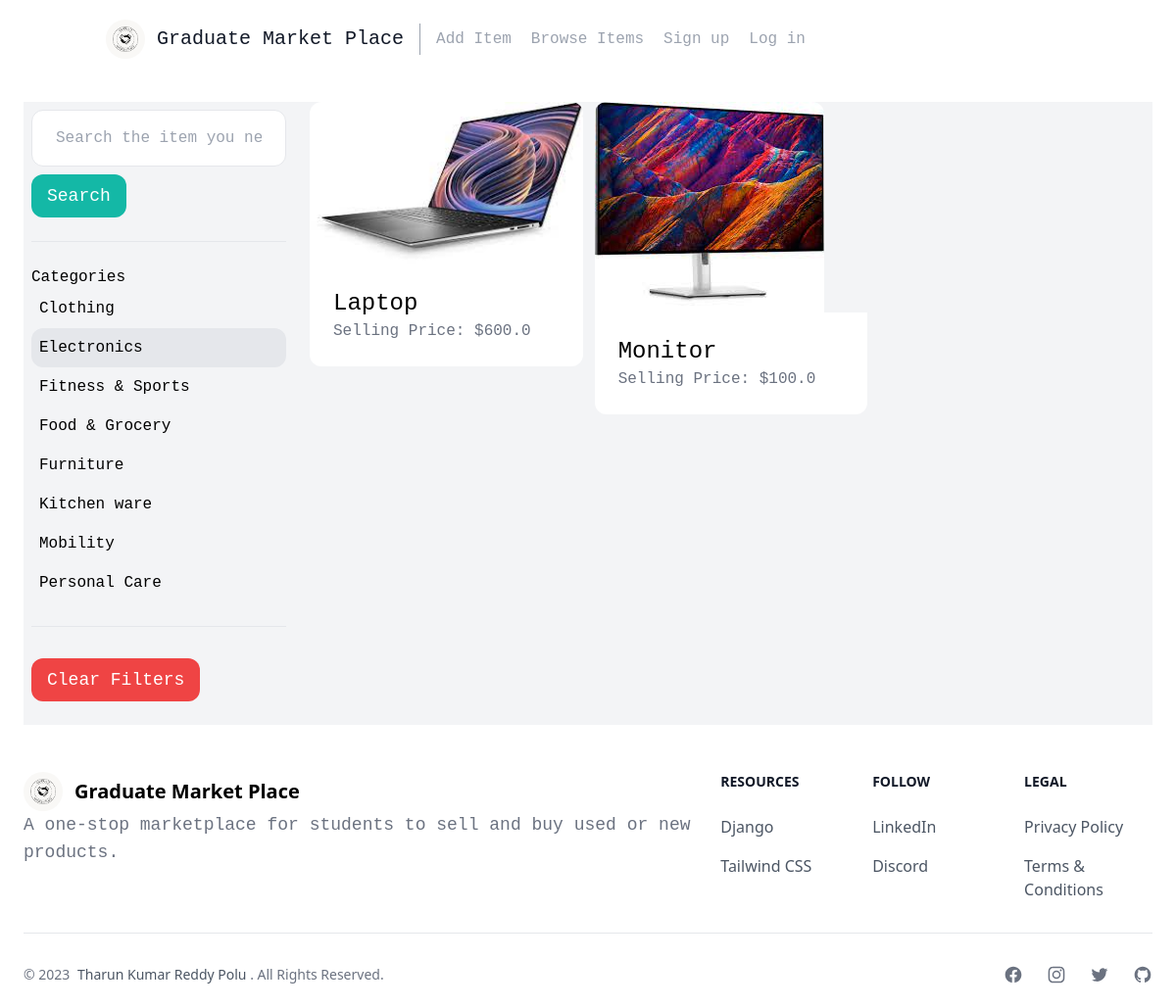
Page /items/?query=&category=6 on the committed database.
### item/models.py (models this page shows, shortened)
class Category(models.Model):
    name = models.CharField(max_length=255)
    class Meta:
        ordering = ('name',)
        verbose_name_plural = "Categories"

class Item(models.Model):
    category = models.ForeignKey(Category, related_name='items', on_delete=models.CASCADE)
    name = models.CharField(max_length=255)
    description = models.TextField(blank=True, null=True)
    price = models.FloatField()
    image = models.ImageField(upload_to='item_images', blank=True, null=True)
    is_sold = models.BooleanField(default=False)
    posted_by = models.ForeignKey(User, related_name='items', on_delete=models.CASCADE)
    posted_at = models.DateTimeField(auto_now_add=True)

### item/views.py (the view)
# urls.py: path('items/', include('item.urls')),
def items(request):
    query = request.GET.get('query','')
    categories = Category.objects.all()
    category_id = request.GET.get('category', 0)
    items = Item.objects.filter(is_sold=False)
    if category_id:
        items = items.filter(category_id=category_id)
    if query:
        items = items.filter(Q(name__icontains=query) | Q(description__icontains=query))
    return render(request, 'item/items.html', {
        'items': items,
        'query': query,
        'categories': categories,
        'category_id': int(category_id),
    })

### item/templates/item/items.html (shortened to what this page needs)
{% extends 'core/base.html' %}
{% block content %}
    <div class="pb-6 grid grid-cols-4 gap-4 bg-gray-100">
        <div class="col-span-1 px-2">
            <form method="get" action="{% url 'item:items' %}">
                <input name="query" class="mt-2 w-full py-4 px-6 border rounded-xl font-mono" type="text" value="{{ query }}" placeholder="Search the item you need...">
                <button class="mt-2 py-2 px-4 text-lg bg-teal-500 text-white rounded-xl font-mono">Search</button>
            </form>
            <hr class="my-6">
            <p class="font-mono">Categories</p>
            <ul>
                {% for category in categories %}
                    <li class="py-2 px-2 rounded-xl font-mono {% if category.id == category_id %} bg-gray-200 {% endif %}">
                        <a href="{% url 'item:items' %}?query={{ query }}&category={{ category.id }}">{{ category.name }}</a>
                    </li>
                {% endfor %}
            </ul>
            <hr class="my-6">
            <ul>
                <li>
                    <a href="{% url 'item:items' %}" class="mt-2 py-2 px-4 inline-block bg-red-500 text-lg rounded-xl text-white font-mono">Clear Filters</a>
                </li>
            </ul>
        </div>
        <div class="col-span-3">
            <div class="grid grid-cols-3 gap-3">
                {% for item in items %}
                    <div>
                        <a href="{% url 'item:detail' item.id %}">
                            <div>
                                <img src="{{ item.image.url }}" class="rounded-t-xl">
                            </div>
                            <div class="p-6 bg-white rounded-b-xl">
                                <h2 class="text-2xl font-mono">{{ item.name }}</h2>
                                <p class="text-gray-500 font-mono">Selling Price: ${{ item.price }}</p>
                            </div>
                        </a>
                    </div>
                {% endfor %}
            </div>
        </div>
    </div>
{% endblock %}

### rows in the picture
Category: name "Clothing"
Category: name "Electronics"
Category: name "Fitness & Sports"
Category: name "Food & Grocery"
Category: name "Furniture"
Category: name "Kitchen ware"
Category: name "Mobility"
Category: name "Personal Care"
Item: image (picture), name "Laptop", price "600.0"
Item: image (picture), name "Monitor", price "100.0"
